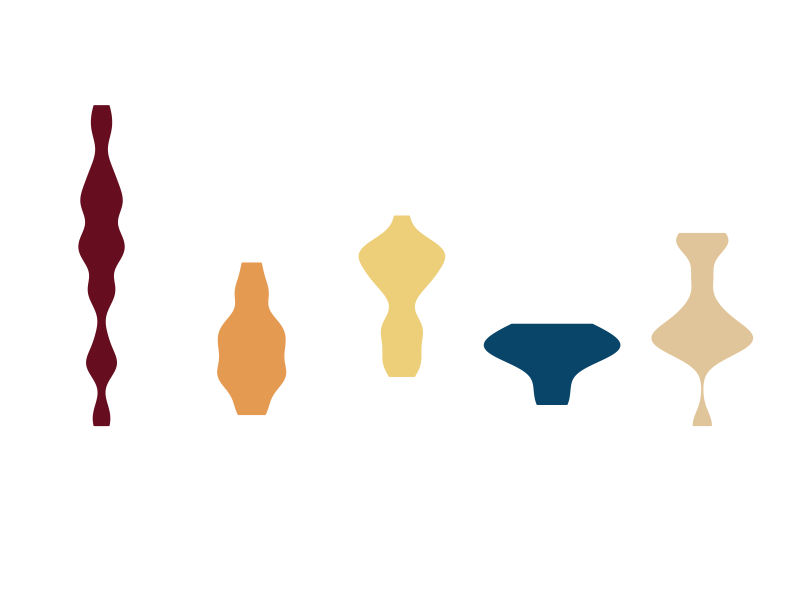

Recreate this plot in R.
## ---- chunk 1
library(tidyverse)    # untuk manupulasi, merapikan, & visualisasi data
## ---- chunk 2
our_palette <-c('#660d20',
                '#e59a52',
                '#edce79',
                '#094568',
                '#e1c59a')
## ---- chunk 3
set.seed(2000)
df1 = tibble(var = 'A', val = rnorm(n = 25, mean = 5.5, sd = 1.5))
df2 = tibble(var = 'B', val = rnorm(n = 15, mean = 4.5, sd = 1.0))
df3 = tibble(var = 'C', val = rnorm(n = 20, mean = 5.0, sd = 1.0))
df4 = tibble(var = 'D', val = rnorm(n = 10, mean = 4.0, sd = 0.5))
df5 = tibble(var = 'E', val = rnorm(n = 13, mean = 5.0, sd = 1.5))

df <- rbind(df1, df2, df3, df4, df5) %>%
  mutate(Variable = as_factor(var),
         value = round(val, 2)) %>%
  select(Variable, value)
## ---- chunk 4
violin_plot <- df %>%
  ggplot(aes(x = Variable,
             y = value,
             color = Variable,
             fill = Variable)) +
  geom_violin(size = .5,
              bw = .25) +
  scale_color_manual(values = our_palette,
                     guide = 'none') +
  scale_fill_manual(values = our_palette,
                    guide = 'none') +
  scale_y_continuous(limits = c(0, 10)) +
  theme_minimal() +
  theme(
    axis.title = element_blank(),
    axis.text = element_blank(),
    axis.line = element_blank(),
    panel.grid.major = element_blank(),
    panel.grid.minor = element_blank(),
    panel.background = element_rect(fill = '#FFFFFF',
                                    color = NA),
    plot.background = element_rect(fill = '#FFFFFF',
                                   color = '#FFFFFF')
  )
## ---- chunk 5
violin_plot
